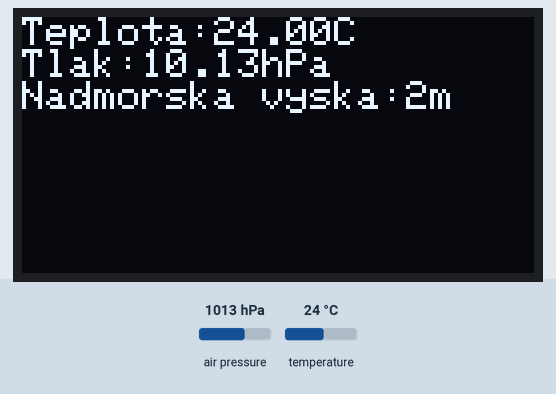
Simulated run of this sketch. Board: ESP32. Shown: 128×64 one-colour display. The inputs (shaded band) are chosen by the test bench; at power-on: air pressure 1013 hPa, temperature 24 °C.

Above: at 1.4 s.
1.5 s: air pressure set to 952 hPa
At 2.9 s:
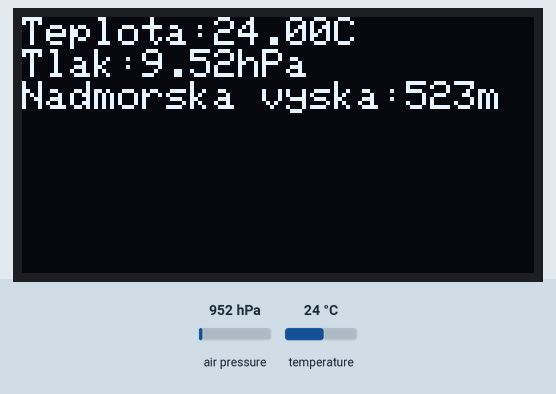
3.4 s: temperature set to 12 °C
At 3.9 s:
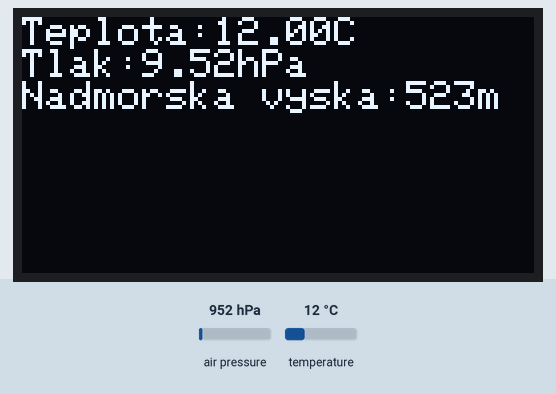
4.9 s: air pressure set to 975 hPa
At 6.0 s:
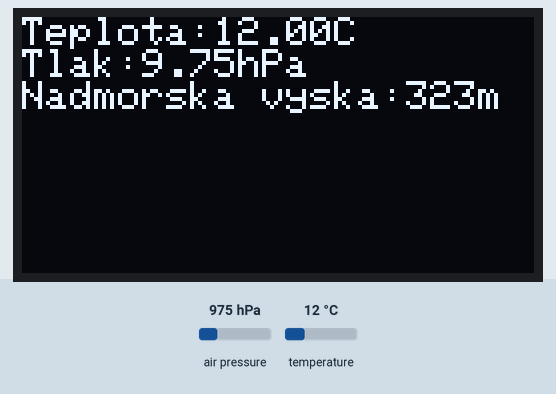
6.5 s: temperature set to 19 °C
Timing chart, 0 to 9.1 s (numbered marks = the images above; inputs shaded):
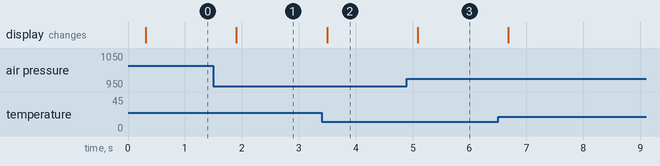

Measured:
- after the input at 1.5 s, the display: changes after 0.40 s (image 1)
- after the input at 3.4 s, the display: changes after 0.10 s (image 2)
- after the input at 4.9 s, the display: changes after 0.19 s (image 3)

The sketch:

bmp280_OLED.ino
```cpp
/*
* This example code for Temperature, Humidity and Pressure BMP280 module
* is used with ESP32 LPkit board.
* ESP32-LPkit reads Temperature, Humidity and Pressure from BMP280 sensor
* and shows on OLED display
*
* SDA - GPIO21
* SCL - GPIO22
*
* Made by (c) laskakit.cz 2022
*
* Libraries
* https://github.com/adafruit/Adafruit_BMP280_Library
* https://github.com/adafruit/Adafruit-GFX-Library
* https://github.com/adafruit/Adafruit_SH110X
*/

#include <SPI.h>
#include <Wire.h>
#include <Adafruit_GFX.h>     // https://github.com/adafruit/Adafruit-GFX-Library
#include <Adafruit_SH110X.h>  // https://github.com/adafruit/Adafruit_SH110X
#include <Adafruit_BMP280.h>  // https://github.com/adafruit/Adafruit_BMP280_Library

#define DELAYTIME 1000
#define i2c_Address 0x3c

Adafruit_BMP280 bmp; // use I2C interface
Adafruit_Sensor *bmp_temp = bmp.getTemperatureSensor();
Adafruit_Sensor *bmp_pressure = bmp.getPressureSensor();

Adafruit_SH1106G display = Adafruit_SH1106G(128, 64, &Wire, -1); //Nastavý display


void setup() {
    Serial.begin(115200);
    while(!Serial);    // time to get serial running

  // initilizace BMP280 | BMP280 Initialization
    unsigned status = bmp.begin();
  if (!status) {
    Serial.println(F("Could not find a valid BMP280 sensor, check wiring or "
                      "try a different address!"));
    Serial.print("SensorID was: 0x"); Serial.println(bmp.sensorID(),16);
    Serial.print("        ID of 0xFF probably means a bad address, a BMP 180 or BMP 085\n");
    Serial.print("   ID of 0x56-0x58 represents a BMP 280,\n");
    Serial.print("        ID of 0x60 represents a BME 280.\n");
    Serial.print("        ID of 0x61 represents a BME 680.\n");
    while (1) delay(10);
  }

  /* Default settings from datasheet. */
  bmp.setSampling(Adafruit_BMP280::MODE_NORMAL,     /* Operating Mode. */
                  Adafruit_BMP280::SAMPLING_X2,     /* Temp. oversampling */
                  Adafruit_BMP280::SAMPLING_X16,    /* Pressure oversampling */
                  Adafruit_BMP280::FILTER_X16,      /* Filtering. */
                  Adafruit_BMP280::STANDBY_MS_500); /* Standby time. */

  bmp_temp->printSensorDetails();

  delay(250);

  display.begin(i2c_Address, true);
  display.clearDisplay();
  display.setTextColor(SH110X_WHITE);
  display.setTextSize(1);
}

void loop() {
  sensors_event_t temp_event, pressure_event;
  bmp_temp->getEvent(&temp_event);
  bmp_pressure->getEvent(&pressure_event);

  // put your main code here, to run repeatedly:
   display.setCursor(0,0);
   display.println((String)"Teplota:"+temp_event.temperature+"C");       //Zobrazí na displeji teplotu z čidla
   display.println((String)"Tlak:"+pressure_event.pressure / 100.0F+"hPa");  //Zobrazí na displeji tlak z čidla
   display.println((String)"Nadmorska vyska:"+String(bmp.readAltitude(),0) + "m"); //Zobrazí na displeji nadmořskou výšku vypočtenou z údajů z čidla
   display.display();
   delay(500);
   display.clearDisplay();
}
```
